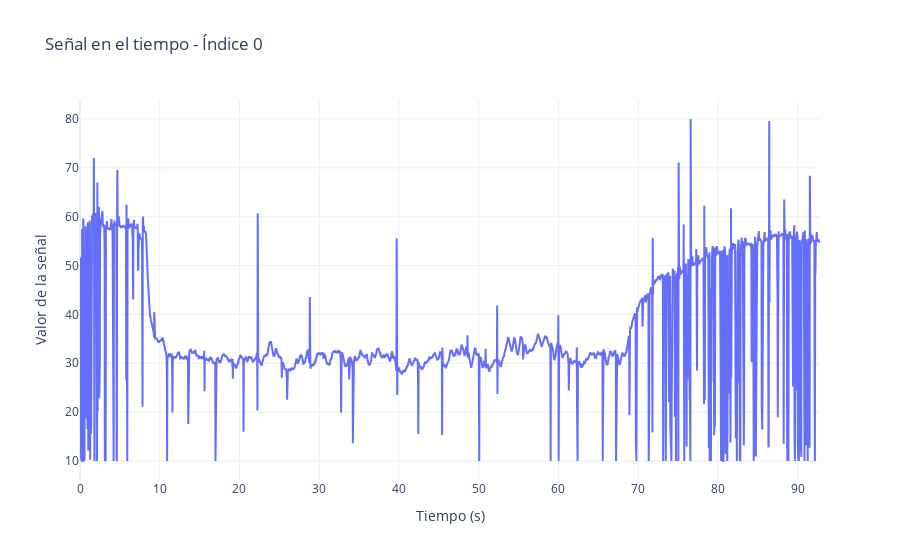
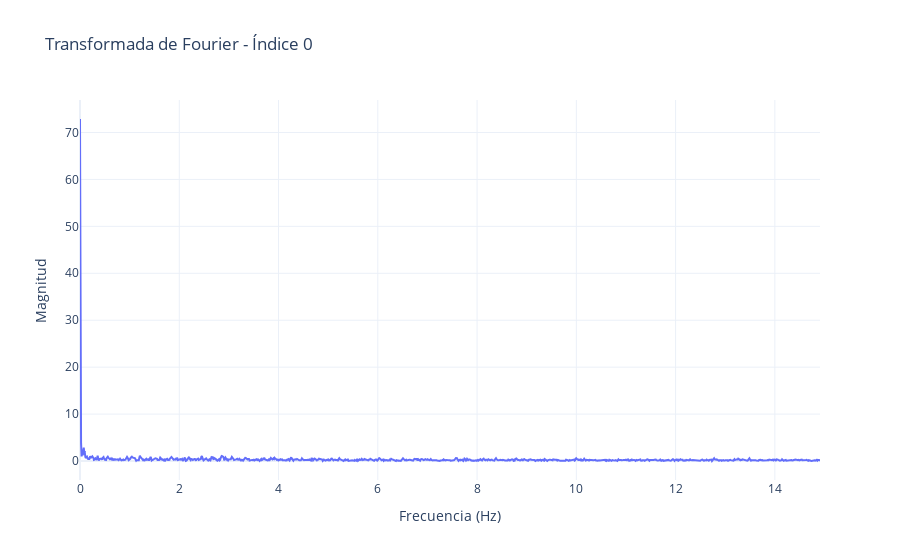

Notebook code cell kept with these figures, in order:
### Code cell
plot_signal_and_fourier(dataset, 0, sampling_rate=29.84)

### Figure 1 — Plotly figure (JSON) as saved in the notebook; plotly's stock layout.template omitted (floating-point values rounded to 4 significant figures; data arrays with more than 128 entries replaced by an {"elided": "..."} marker saying what was removed)
{"data": [{"hovertemplate": "Tiempo: %{x:.2f} s<br>Valor: %{y:.2f}", "mode": "lines", "name": "Señal en el tiempo", "type": "scatter", "x": {"elided": "2770 float values"}, "y": {"elided": "2770 float values"}}], "layout": {"title": {"text": "Señal en el tiempo - Índice 0"}, "xaxis": {"title": {"text": "Tiempo (s)"}}, "yaxis": {"title": {"text": "Valor de la señal"}}}}

### Figure 2 — Plotly figure (JSON) as saved in the notebook; plotly's stock layout.template omitted (floating-point values rounded to 4 significant figures; data arrays with more than 128 entries replaced by an {"elided": "..."} marker saying what was removed)
{"data": [{"hovertemplate": "Frecuencia: %{x:.2f} Hz<br>Valor: %{y:.2f}", "mode": "lines", "name": "Señal en frecuencia", "type": "scatter", "x": {"elided": "1385 float values"}, "y": {"elided": "1385 float values"}}], "layout": {"title": {"text": "Transformada de Fourier - Índice 0"}, "xaxis": {"title": {"text": "Frecuencia (Hz)"}}, "yaxis": {"title": {"text": "Magnitud"}}}}
